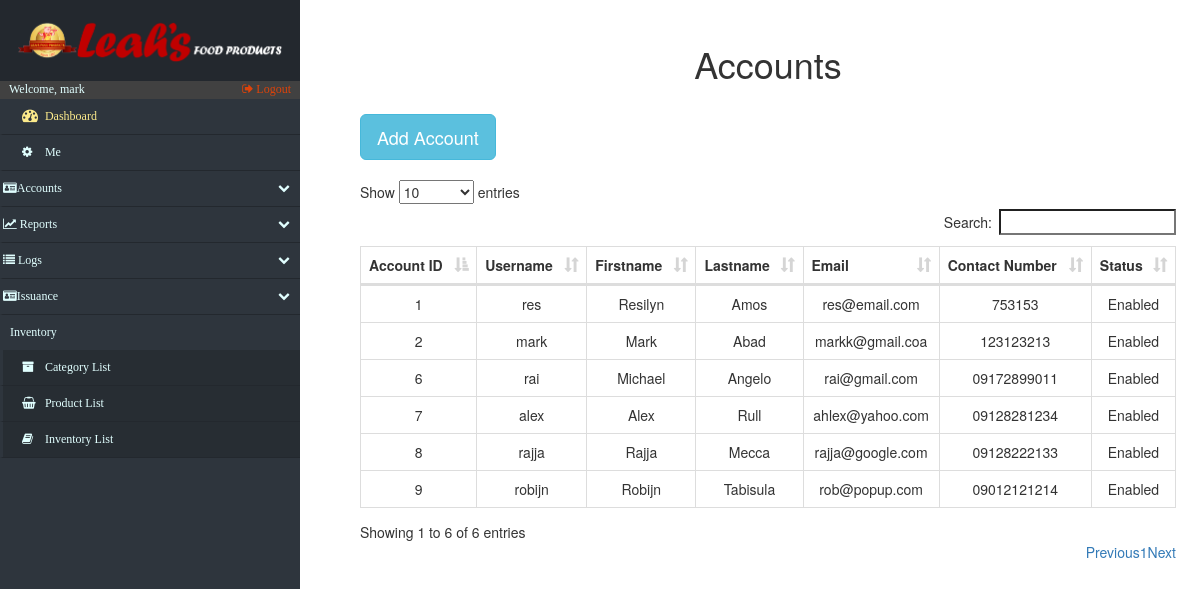
Screenshot of /accounts_Info.php (signed in) with the database file from the repository.
### tables this page shows
CREATE TABLE `accounts` (
  `acc_id` int(12) NOT NULL,
  `username` varchar(15) NOT NULL,
  `first_name` varchar(20) NOT NULL,
  `last_name` varchar(20) NOT NULL,
  `password` varchar(128) NOT NULL,
  `email` varchar(50) NOT NULL,
  `contact_no` varchar(20) NOT NULL,
  `status` varchar(10) NOT NULL DEFAULT 'Disabled',
  `branch` varchar(50) DEFAULT NULL,
  `acctype` varchar(45) DEFAULT NULL,
  `security_key` varchar(45) DEFAULT NULL
);

### accounts_Info.php (the view, shortened to what this page needs)
<!DOCTYPE html>
<html lang="en">
<head>
    <?php include('fragments/config.php') ?>
    <link rel="stylesheet" href="https://maxcdn.bootstrapcdn.com/bootstrap/3.3.7/css/bootstrap.min.css">
    <link href="src/css/datatables.css" rel="stylesheet">
    <link href="//maxcdn.bootstrapcdn.com/font-awesome/4.2.0/css/font-awesome.min.css" rel="stylesheet">
    <link href="src/css/sidebar.css" rel="stylesheet">
    <link href="src/css/custom.css" rel="stylesheet">
</head>
<body>
    <div class="nav-side-menu">
        <div class="brand">
            <div class="brandtext"></div>
        </div>
        <div class="user_info">
            <span>Welcome, <?php
                echo $_SESSION['username'];
                ?>
            </span>
            <a href="fragments/logout.php">
                <i class="fa fa-sign-out" aria-hidden="true"></i> Logout
            </a>
        </div>
        <div class="menu-list">
            <ul id="menu-content" class="menu-content collapse out">
                <li>
                    <a id="dashboard_txt" href="index.php">
                        <i class="fa fa-dashboard fa-lg"></i> Dashboard
                    </a>
                </li>
                 <li><a href="settings.php"><i class="fa fa-cog"></i> Me</a></li>
                <li data-toggle="collapse" data-target="#accounts" class="collapsed">
                    <i class="fa fa-id-card" aria-hidden="true"></i>Accounts <span class="arrow"></span>
                </li>
                <li data-toggle="collapse" data-target="#reports" class="collapsed">
                    <i class="fa fa-line-chart" aria-hidden="true"></i> Reports <span class="arrow"></span>
                </li>
                <li data-toggle="collapse" data-target="#issue" class="collapsed">
                    <i class="fa fa-list" aria-hidden="true"></i> Logs <span class="arrow"></span>
                </li>
                 <li data-toggle="collapse" data-target="#issuance" class="collapsed">
                    <i class="fa fa-id-card" aria-hidden="true"></i>Issuance<span class="arrow"></span>
                </li>
                <div class="sub-menu_nct">
                    <span class="sub-menu">Inventory
                    </span>
                </div>
                <li class="sub-menu_nc">
                    <a class="sub-menu_nc" href="categories.php">
                        <i class="fa fa-archive"> </i> Category List
                    </a>
                </li>
                <li class="sub-menu_nc">
                    <a class="sub-menu_nc" href="products.php">
                        <i class="fa fa-shopping-basket"> </i> Product List
                    </a>
                </li>
                <li class="sub-menu_nc">
                    <a href="inventory.php">
                        <i class="fa fa-book"> </i> Inventory List
                    </a>
                </li>
            </ul>
        </div>
    </div>
    <div id="page-content-wrapper">
        <div class="containers">
            <table class="table table-striped table-bordered">
                <h1 align="center">Accounts</h1>
            </table>
            <?php
							$retrieve = ("SELECT acc_id, username, first_name, last_name, email, contact_no, status FROM accounts ");
							$results = mysqli_query($db, $retrieve);
						?>
                <table class="table table-striped table-bordered">
                    <button type="button" class="btn btn-info btn-lg" data-toggle="modal" data-target="#myModal">Add Account</button>
                </table>
                <table id="datatables" class="table table-hover table-bordered dataTable" cellspacing="0" width="100%" role="grid" aria-describedby="myTable_info" style="width: 100%;">
                    <thead>
                        <tr>
                            <th>Account ID</th>
                            <th>Username</th>
                            <th>Firstname</th>
                            <th>Lastname</th>
                            <th>Email</th>
                            <th>Contact Number</th>
                            <th>Status</th>
                        </tr>
                    </thead>
                    <tbod y>
                        <?php
							foreach ($results as $data):
						?>
                            <tr>
                                <td data-title="accountID">
                                    <?php echo $data["acc_id"]; ?>
                                </td>
                                <td data-title="user_name">
                                    <?php echo $data["username"]; ?>
                                </td>
                                <td data-title="fname">
                                    <?php echo $data["first_name"]; ?>
                                </td>
                                <td data-title="lname">
                                    <?php echo $data["last_name"]; ?>
                                </td>
                                <td data-title="mail">
                                    <?php echo $data["email"]; ?>
                                </td>
                                <td data-title="cno">
                                    <?php echo $data["contact_no"]; ?>
                                </td>
                                <td data-title="status">
                                    <?php echo $data["status"]; ?>
                                </td>
                            </tr>
                            <?php
							endforeach;
						?>
                </table>
        </div>
    </div>
</body>
</html>

### src/css/datatables.css (style rules this page uses)
table.dataTable { clear: both; width: auto; text-align: center; margin-top: 6px !important; margin-bottom: 6px !important; max-width: none !important; border-collapse: separate !important }
table.dataTable td, table.dataTable th { -webkit-box-sizing: content-box; box-sizing: content-box }
table.dataTable thead>tr>th.sorting_asc, table.dataTable thead>tr>th.sorting_desc, table.dataTable thead>tr>th.sorting, table.dataTable thead>tr>td.sorting_asc, table.dataTable thead>tr>td.sorting_desc, table.dataTable thead>tr>td.sorting { padding-right: 30px }
table.dataTable thead .sorting, table.dataTable thead .sorting_asc, table.dataTable thead .sorting_desc, table.dataTable thead .sorting_asc_disabled, table.dataTable thead .sorting_desc_disabled { cursor: pointer; position: relative }
table.dataTable thead .sorting:after, table.dataTable thead .sorting_asc:after, table.dataTable thead .sorting_desc:after, table.dataTable thead .sorting_asc_disabled:after, table.dataTable thead .sorting_desc_disabled:after { position: absolute; bottom: 8px; right: 8px; display: block; font-family: 'Glyphicons Halflings'; opacity: 0.5 }
table.dataTable thead .sorting:after { opacity: 0.2; content: "\e150" }
table.dataTable thead .sorting_asc:after { content: "\e155" }
table.table-bordered.dataTable th, table.table-bordered.dataTable td { border-left-width: 0 }
table.table-bordered.dataTable th:last-child, table.table-bordered.dataTable th:last-child, table.table-bordered.dataTable td:last-child, table.table-bordered.dataTable td:last-child { border-right-width: 0 }
table.table-bordered.dataTable tbody th, table.table-bordered.dataTable tbody td { border-bottom-width: 0 }

### src/css/sidebar.css (style rules this page uses)
.nav-side-menu { overflow: hidden; font-family: verdana; font-size: 12px; font-weight: 200; background-color: #2e353d; position: fixed; top: 0px; width: 300px; height: 100%; color: #e1ffff; }
.nav-side-menu .brand { background-color: #23282e; line-height: 50px; display: block; text-align: center; font-size: 14px; }
.nav-side-menu ul, .nav-side-menu li { list-style: none; padding: 0px; margin: 0px; line-height: 35px; cursor: pointer; }
.nav-side-menu li { padding-left: 0px; border-left: 3px solid #2e353d; border-bottom: 1px solid #23282e; }
.nav-side-menu li a { text-decoration: none; color: #e1ffff; }
.nav-side-menu li a i { padding-left: 10px; width: 20px; padding-right: 20px; }
@media (min-width: 800px) { .nav-side-menu .menu-list .menu-content { display: block; } }
body { margin: 0px; padding: 0px; }
#dashboard_txt { color: #fcea8b; }
.sub-menu_nc { background-color: #272d33; }
.sub-menu_nct { padding-left: 10px; }
.nav-side-menu .brand .brandtext { padding: 4%; content: url(../img/LeahsTextAlter.PNG); width: 100%; text-align: center; }
.user_info { background-color: #414141; }
.user_info a { float: right; padding-right: 3%; color: #dd430a; }
.user_info span { padding-left: 3% }
.sub-menu_nc a { display: block; }
.menu-content > li a { display: inline-block; width: 100%; }
#menu-content li a { padding-left: 3%; }

### src/css/custom.css (style rules this page uses)
.containers { padding: 0px; margin: 0px; margin-top:2%; float: right; width: 79%; padding-right: 5%; }
@media (max-width: 1600px) { .containers { width: 75%; padding-right: 4%; } }
@media (max-width: 1400px) { .containers { width: 73%; padding-right 3%;: } }
@media (max-width: 1260px) { .containers { width: 70%; padding-right: 2%; } }

### rows the page displays
accounts: acc_id "1", username "res", first_name "Resilyn", last_name "Amos", email "res@email.com", contact_no "753153", status "Enabled"
accounts: acc_id "2", username "mark", first_name "Mark", last_name "Abad", email "markk@gmail.coa", contact_no "123123213", status "Enabled"
accounts: acc_id "6", username "rai", first_name "Michael", last_name "Angelo", email "rai@gmail.com", contact_no "09172899011", status "Enabled"
accounts: acc_id "7", username "alex", first_name "Alex", last_name "Rull", email "ahlex@yahoo.com", contact_no "09128281234", status "Enabled"
accounts: acc_id "8", username "rajja", first_name "Rajja", last_name "Mecca", email "rajja@google.com", contact_no "09128222133", status "Enabled"
accounts: acc_id "9", username "robijn", first_name "Robijn", last_name "Tabisula", email "rob@popup.com", contact_no "09012121214", status "Enabled"

### other values shown
$_SESSION['username'] "mark"
